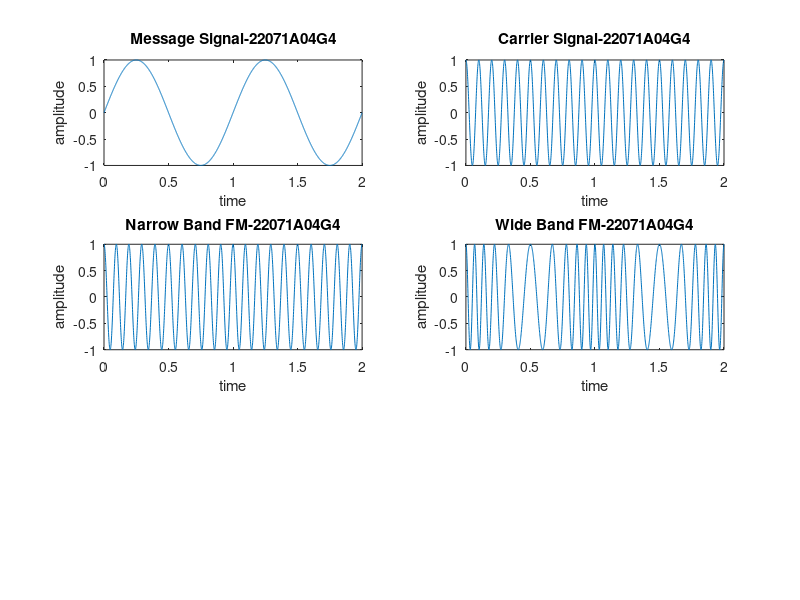

MATLAB code for this plot: (Note: this script raises an error after producing the figure.)
close all;
clear all;

fs = 1000;
t = 0:1/fs:2;   %Time Period

ac = 1;
am = 1;

fc = 10;
fm = 1;

wc = 2*pi*fc;
wm = 2*pi*fm;

c = ac.*cos(wc.*t); %Carrier Signal
m = am.*sin(wm.*t); %Message Signal

subplot(3,2,1);
plot(t,m);
title("Message Signal-22071A04G4");
ylabel('amplitude');
xlabel("time");

subplot(3,2,2);
plot(t,c);
title("Carrier Signal-22071A04G4");
ylabel('amplitude');
xlabel("time");

b = 0.5;
s1 = ac.*cos(wc.*t +b.*m);  %Single Tone FM(Narrow Band)
subplot(3,2,3);
plot(t,s1);
title("Narrow Band FM-22071A04G4");
ylabel('amplitude');
xlabel("time");

b = 5;
s2 = ac.*cos(wc.*t +b.*m);  %Single Tone FM(Wide Band)
subplot(3,2,4);
plot(t,s2);
title("Wide Band FM-22071A04G4");
ylabel('amplitude');
xlabel("time");    

%demodulation - narrow band fm
d = s1.* c;
d1 = fmdemod(s1,fc,fs,fc+2);
[b,a] = butter(2,2*fm/fs);
z = filter(b,a,d1);
subplot(3,2,5)
plot(t,z);
title("Demodulation -Narrow band FM-22071A04G4");
ylabel('amplitude');
xlabel("time");

%demodulation - wide band fm
d = s2.* c;
d2 = fmdemod(s2,fc,fs,fc+2);
[b,a] = butter(2,2*fm/fs);
z = filter(b,a,d2);
subplot(3,2,6)
plot(t,z);
title("Demodulation - Wide band FM-22071A04G4");
ylabel('amplitude');
xlabel("time");

sgtitle("FM - 22071A04G4") 
fontsize(12,"points");